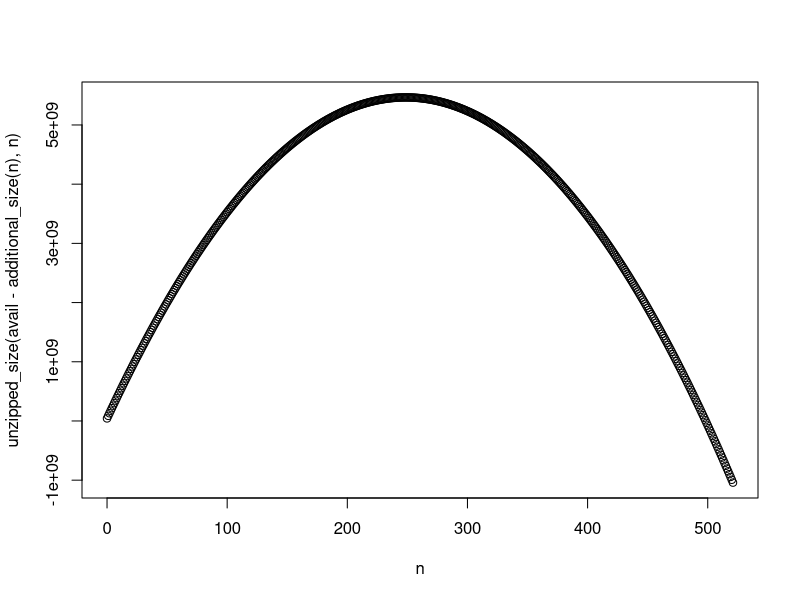

Source code (R):
B <- 36

# Closed-form formula for the sum of the first n filenames generated by
# filename_for_index.
#
# First, pretend like filename_for_index generates a zero-length
# filename at index 0, and shift the other indices by 1. This doesn't
# affect the sum of lengths, and makes the formula more regular. Now, of
# the first n filenames, all but 1 are at least 1 byte long, all but
# 36+1 are at least 2 bytes long, all but 36²+36+1 are at least 3 bytes
# long, and so on. In general, for a length i, all but 36^(i-1)+...+1 =
# (36^i-1)/35 (a base-36 repunit) filenames are at least i bytes long.
# The greatest value of i that does not exceed the length of the nth
# filename is
#   d = floor(log_36(n/(36/35)))
# For each value of i, we add 1 byte for each filename that is at least
# i bytes long.
#   Σ_i=0…d n - (36^i-1)/35
#   = dn - Σ_i=0…d (36^i-1)/35
#   = dn - ((36^d-1)*36/35² - d/35)
# where the last equality comes from adapting a formula for the sum of
# base-10 repunits: https://oeis.org/A014824.
sum_filename_lengths <- function(n) {
	n <- n + 1 # Shift by 1 index for a fictitious zero-length filename.
	B1 <- B - 1
	# Length of the longest base-B repunit not greater than n
	d <- floor(log(n/(B/B1), B)) + 1
	d*n - ((B^d-1)/B1 * B/B1 - d/B1)
}

triangular_sum_filename_lengths <- Vectorize(function(n) {
	m <- 1
	r <- -1
	s <- 0
	while (B^m <= n) {
		s <- s + m * B^m * (B^m + 1) / 2 + m * r * B^m
		n <- n - B^m
		r <- r + B^m
		m <- m + 1
	}
	s <- s + m * n * (n + 1) / 2 + m * r * n
	s
})

zipped_size <- function(deflate_size, num_additional) {
	size <- 0
	size <- size + num_additional * 5 # 5 is DEFLATE quoting overhead
	size <- size + 16 + deflate_size # 16 is DEFLATE compression overhead
	size <- size + 30 * (1 + num_additional) # Local File Headers
	size <- size + 46 * (1 + num_additional) # Central Directory Headers
	size <- size + 2 * sum_filename_lengths(1 + num_additional) # Filenames in Local File Headers and Central Directory Headers
	size <- size + 22 # EOCD
	size
}

unzipped_size <- function(deflate_size, num_additional) {
	size <- 0
	size <- size + (1 + 1032 + deflate_size * 1032) * (1 + num_additional)
	size <- size + 30 * (num_additional * (num_additional + 1)) / 2
	size <- size + triangular_sum_filename_lengths(1 + num_additional)
	size
}

additional_size <- function(num_additional) {
	num_additional * (30 + 46 + 5) + 2 * sum_filename_lengths(1 + num_additional)
}

optimize <- function(total_size) {
	avail <- total_size - 30 - 46 - 22
	num_additional <- with(list(n=0:(avail/(30+5+46))), {
		plot(n, unzipped_size(avail - additional_size(n), n))
		which.max(unzipped_size(avail - additional_size(n), n))
	})
	compressed_size = avail - additional_size(num_additional)
	list(compressed_size=compressed_size, num_additional=num_additional)
}

params <- optimize(42374)
params
zipped_size(params$compressed_size, params$num_additional)

# 2^32 - 1 is the maximum representable file size.
# 30*65534 is the file size increase from quoting 65534 Local File Headers.
# sum_filename_lengths(65534) - sum_filename_lengths(1) is the file size increase from quoting all but the first filename.
2^32 - 1 - (30*65534 + sum_filename_lengths(65535) - sum_filename_lengths(1))
